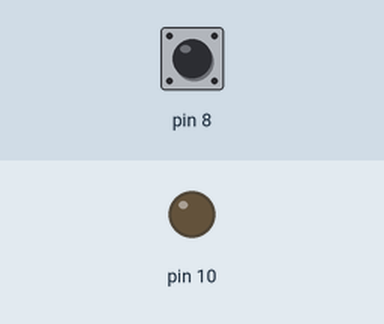
Simulated run of this sketch. Board: Arduino Uno, built with avr-gcc and run on an emulated ATmega328P. On the bench: output pins drawn as LEDs (lit = HIGH). Dashed ring = blinking. The inputs (shaded band) are chosen by the test bench; at power-on: pin 8 HIGH. What the sketch prints to the serial monitor is not drawn.

Above: at 1.2 s.
1.3 s: pin 8 driven LOW
At 2.1 s:
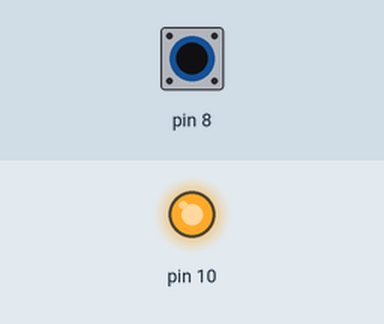
2.8 s: pin 8 driven HIGH
At 3.2 s:
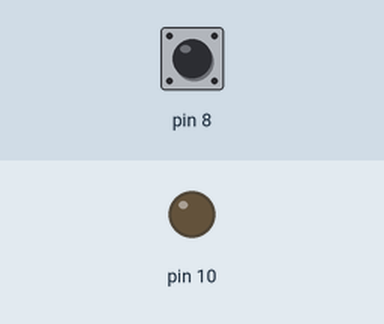
4.3 s: pin 8 pulsed LOW 5 times (0.12 s each, 0.3 s apart)
At 4.36 s:
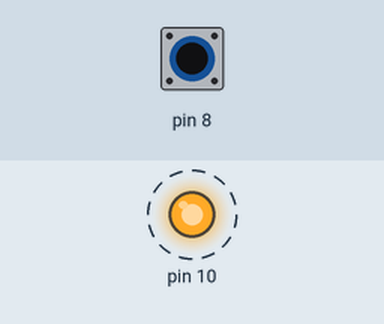
Timing chart, 0 to 7.3 s (numbered marks = the images above; inputs shaded):
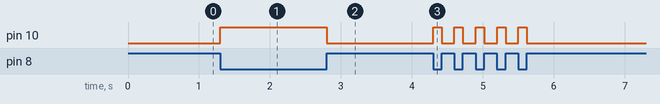

The sketch:

sketch_feb01a.ino
```cpp
void setup() {
  // put your setup code here, to run once:
  Serial.begin(115200);
  pinMode(8, INPUT);
  pinMode(10, OUTPUT);
}

void loop() {
  // put your main code here, to run repeatedly:
  if (digitalRead(8) == 0) {
    digitalWrite(10, HIGH);
    Serial.println("closed");
  } else {
    digitalWrite(10, LOW);
    Serial.println("open");
  }
  //delay(1000);
}
```

Measured:
- after the input at 1.3 s, pin 10: LOW → HIGH at once
- after the input at 2.8 s, pin 10: HIGH → LOW at once
- after the input at 4.3 s, pin 10: alternates HIGH for 0.12 s and LOW for 0.18 s, 10 changes in all, then stays LOW, starting at once
